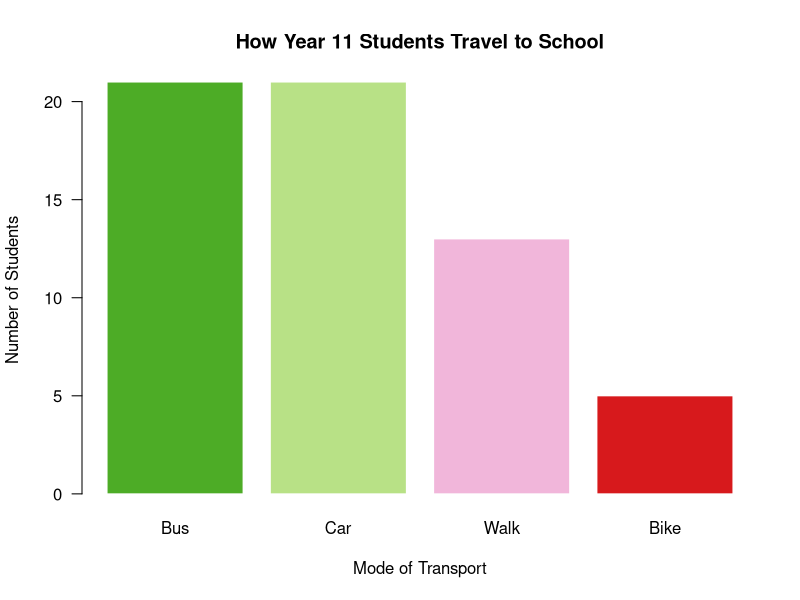
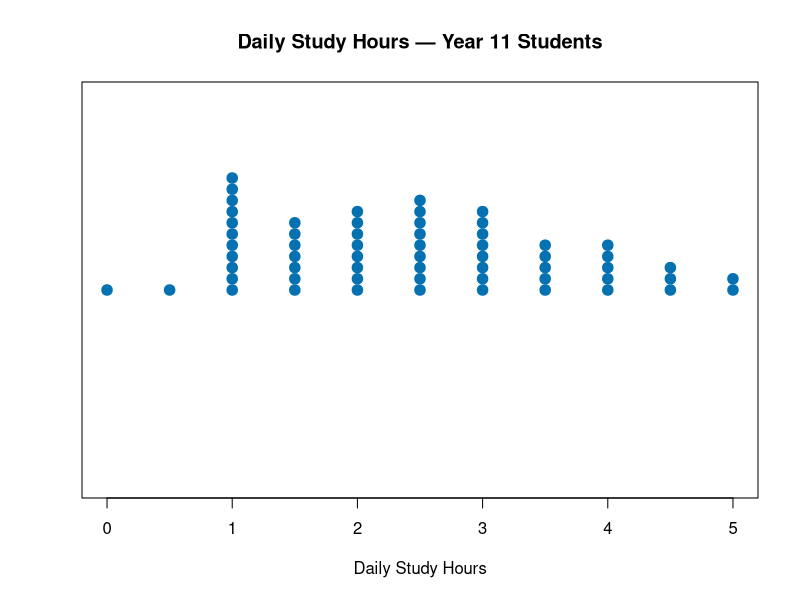
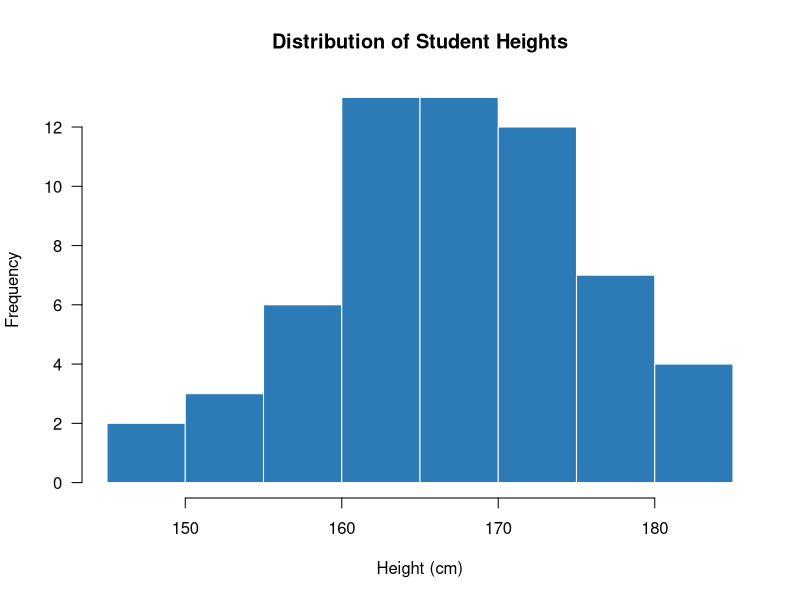
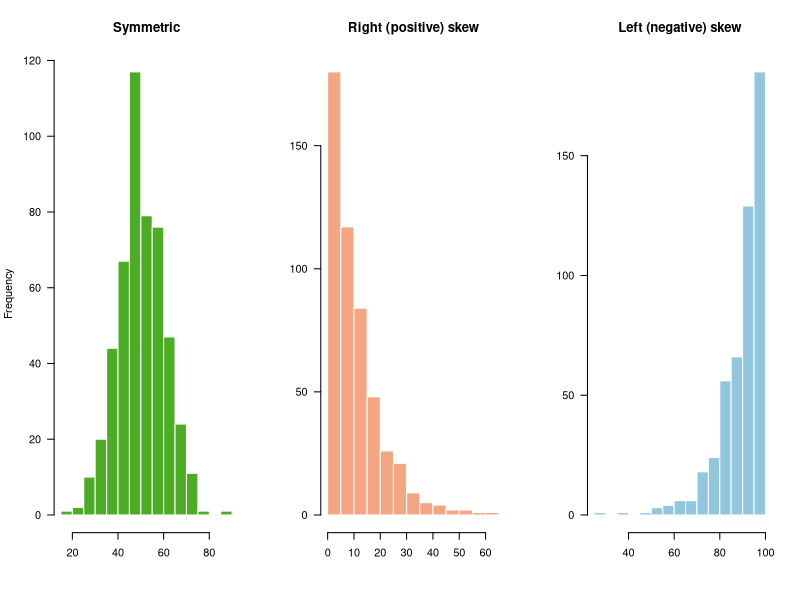
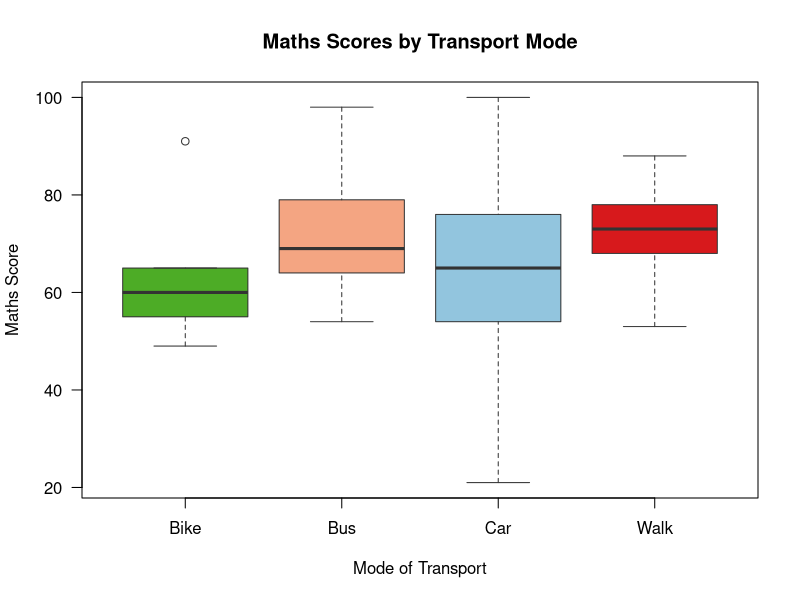
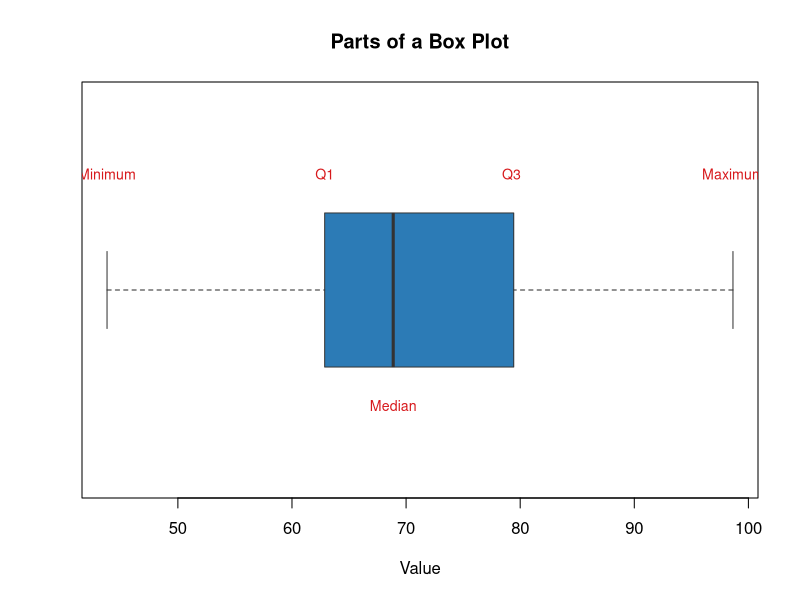
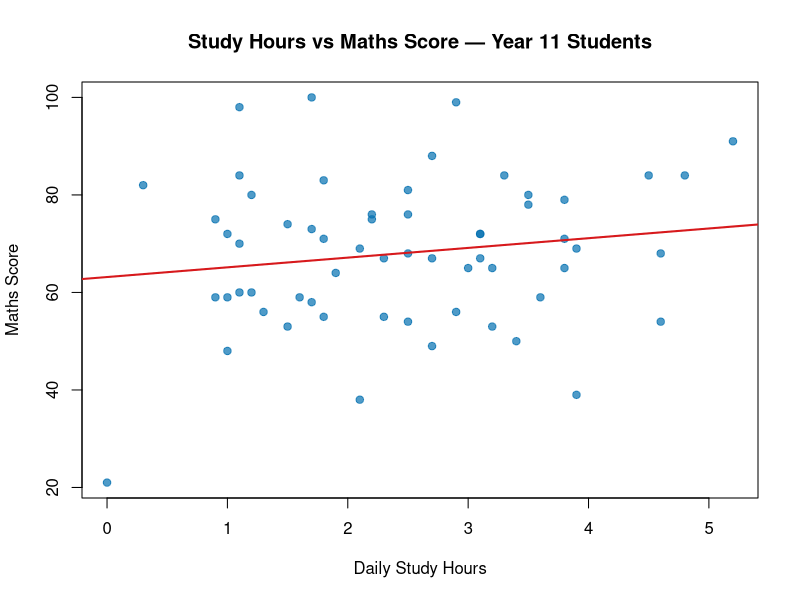
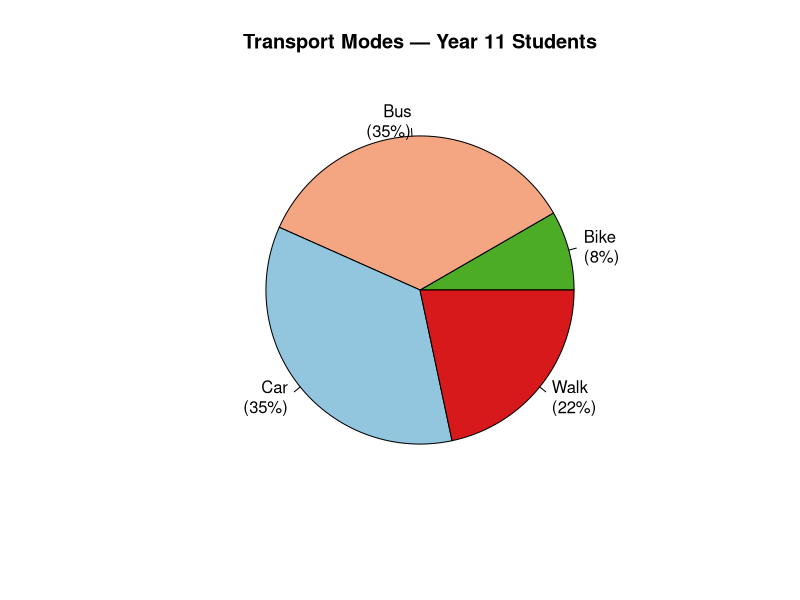

Recreate these plots in R, in order.
## ---- chunk 1
#| label: setup-data

set.seed(2024)
n <- 60

students <- data.frame(
  transport  = sample(c("Bus", "Car", "Walk", "Bike"), n,
                      replace = TRUE, prob = c(0.4, 0.25, 0.25, 0.1)),
  height_cm  = round(rnorm(n, mean = 167, sd = 9), 1),
  study_hrs  = round(pmax(0, rnorm(n, mean = 2.5, sd = 1.2)), 1),
  maths_score = round(pmin(100, pmax(0, rnorm(n, mean = 65, sd = 15))))
)
## ---- chunk 2
#| label: fig-bar-transport
#| fig-cap: "Bar chart showing how Year 11 students travel to school."

transport_counts <- table(students$transport)

barplot(
  sort(transport_counts, decreasing = TRUE),
  col  = c("#4dac26", "#b8e186", "#f1b6da", "#d7191c"),
  main = "How Year 11 Students Travel to School",
  xlab = "Mode of Transport",
  ylab = "Number of Students",
  border = "white",
  las = 1
)
## ---- chunk 3
#| label: fig-dotplot-study
#| fig-cap: "Dot plot of daily study hours for Year 11 students."

# Rounded to nearest 0.5 for clearer dot plot
study_rounded <- round(students$study_hrs * 2) / 2

stripchart(
  study_rounded,
  method = "stack",
  pch    = 19,
  col    = "#0571b0",
  cex    = 1.4,
  xlab   = "Daily Study Hours",
  main   = "Daily Study Hours — Year 11 Students",
  offset = 0.4
)
## ---- chunk 4
#| label: fig-histogram-height
#| fig-cap: "Histogram of student heights (cm)."

hist(
  students$height_cm,
  breaks = 10,
  col    = "#2c7bb6",
  border = "white",
  main   = "Distribution of Student Heights",
  xlab   = "Height (cm)",
  ylab   = "Frequency",
  las    = 1
)
## ---- chunk 5
#| label: fig-shape-examples
#| fig-cap: "Examples of different distribution shapes."
#| fig-height: 3

par(mfrow = c(1, 3))

# Symmetric
set.seed(1)
hist(rnorm(500, 50, 10), breaks = 15, col = "#4dac26", border = "white",
     main = "Symmetric", xlab = "", ylab = "Frequency", las = 1)

# Right-skewed
hist(rexp(500, 0.1), breaks = 15, col = "#f4a582", border = "white",
     main = "Right (positive) skew", xlab = "", ylab = "", las = 1)

# Left-skewed
hist(100 - rexp(500, 0.1), breaks = 15, col = "#92c5de", border = "white",
     main = "Left (negative) skew", xlab = "", ylab = "", las = 1)

par(mfrow = c(1, 1))
## ---- chunk 6
#| label: fig-boxplot
#| fig-cap: "Box plot of maths scores by transport type."

boxplot(
  maths_score ~ transport,
  data   = students,
  col    = c("#4dac26", "#f4a582", "#92c5de", "#d7191c"),
  border = "#333333",
  main   = "Maths Scores by Transport Mode",
  xlab   = "Mode of Transport",
  ylab   = "Maths Score",
  las    = 1
)
## ---- chunk 7
#| label: fig-boxplot-anatomy
#| fig-cap: "Anatomy of a box plot."
#| echo: false

set.seed(5)
x <- rnorm(100, 70, 12)
bp <- boxplot(x, horizontal = TRUE, col = "#2c7bb6", border = "#333333",
              main = "Parts of a Box Plot", xlab = "Value",
              axes = TRUE)

q <- quantile(x)
text(q[1], 1.3, "Minimum", cex = 0.85, col = "#d7191c")
text(q[2], 1.3, "Q1", cex = 0.85, col = "#d7191c")
text(q[3], 0.7, "Median", cex = 0.85, col = "#d7191c")
text(q[4], 1.3, "Q3", cex = 0.85, col = "#d7191c")
text(q[5], 1.3, "Maximum", cex = 0.85, col = "#d7191c")
## ---- chunk 8
#| label: stem-leaf-scores

# Show a stem-and-leaf for a subset of maths scores
cat("Stem-and-leaf plot of maths scores (first 30 students):\n\n")
stem(students$maths_score[1:30])
## ---- chunk 9
#| label: fig-scatter
#| fig-cap: "Scatter plot of study hours vs maths score."

plot(
  students$study_hrs, students$maths_score,
  pch  = 19,
  col  = adjustcolor("#0571b0", alpha.f = 0.7),
  xlab = "Daily Study Hours",
  ylab = "Maths Score",
  main = "Study Hours vs Maths Score — Year 11 Students"
)
abline(lm(maths_score ~ study_hrs, data = students),
       col = "#d7191c", lwd = 2)
## ---- chunk 10
#| label: fig-pie
#| fig-cap: "Pie chart of transport modes."

pie(
  transport_counts,
  col    = c("#4dac26", "#f4a582", "#92c5de", "#d7191c"),
  main   = "Transport Modes — Year 11 Students",
  labels = paste0(names(transport_counts), "\n(",
                  round(100 * transport_counts / sum(transport_counts)), "%)")
)
